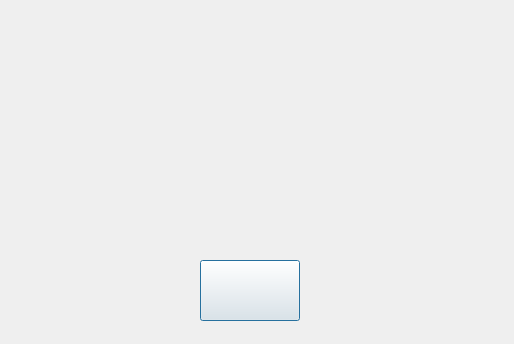
<?xml version="1.0" encoding="UTF-8"?>
<ui version="4.0">
 <class>StartScreen</class>
 <widget class="QDialog" name="StartScreen">
  <property name="geometry">
   <rect>
    <x>0</x>
    <y>0</y>
    <width>514</width>
    <height>344</height>
   </rect>
  </property>
  <property name="windowTitle">
   <string>Dialog</string>
  </property>
  <property name="styleSheet">
   <string notr="true">QDialog{
border-image: url(:/pics/startscreen_dark.png) 0 0 0 0 stretch stretch
}</string>
  </property>
  <widget class="QPushButton" name="newGameButton">
   <property name="geometry">
    <rect>
     <x>200</x>
     <y>260</y>
     <width>100</width>
     <height>61</height>
    </rect>
   </property>
   <property name="styleSheet">
    <string notr="true">#newGameButton{
	border-image : url(:/pics/new_game_button.png) 0 0 0 0 stretch stretch
}</string>
   </property>
   <property name="text">
    <string/>
   </property>
  </widget>
 </widget>
 <resources/>
 <connections/>
</ui>
